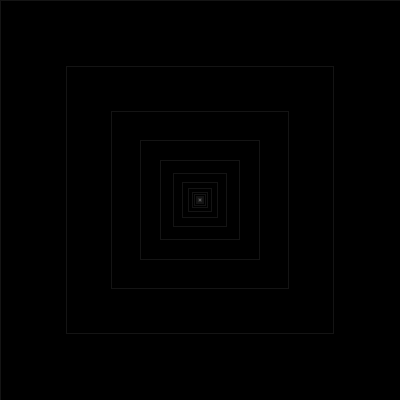
Frame 1 (no input)
Frame 60 (the mouse pressed at the canvas centre just before this capture): identical to frame 1, image omitted
Frame 120 (the mouse held since frame 60 and released just before this capture): identical to frame 1, image omitted

The Processing sketch that drew this single still picture (run headless with seeded random() and noise(); from frame 60 on, the mouse is pressed at the canvas centre):

// Processing sketch: squares
// ── squares.pde
//inspiration http://openprocessing.org/sketch/48671 
float rectWidth, rectHeight;
 
void setup()  {
  size(400,400);
  rectMode(CENTER);
  rectWidth = rectHeight = width;
  noFill();
  stroke(255, 20);
  background(0);
  
  for(int i = 0; i< 10; i++){
    folia();
  }
}
 
void draw()  {
  
}
 
void folia()  {
  rect(width/2, height/2, rectWidth, rectHeight);
  rectWidth = rectWidth/1.5;
  rectHeight = rectHeight/1.5;
  if (rectWidth > 10)  {
    folia();
  }
     
  println(rectWidth);
}
